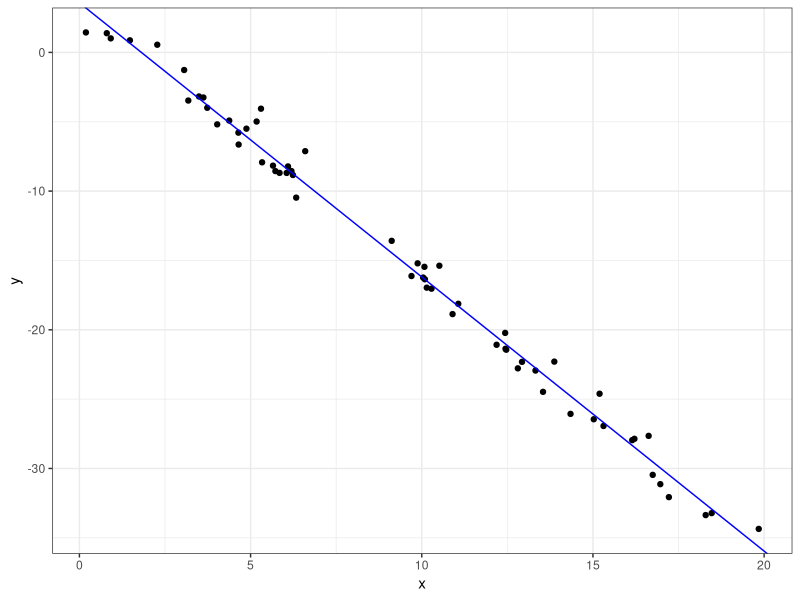
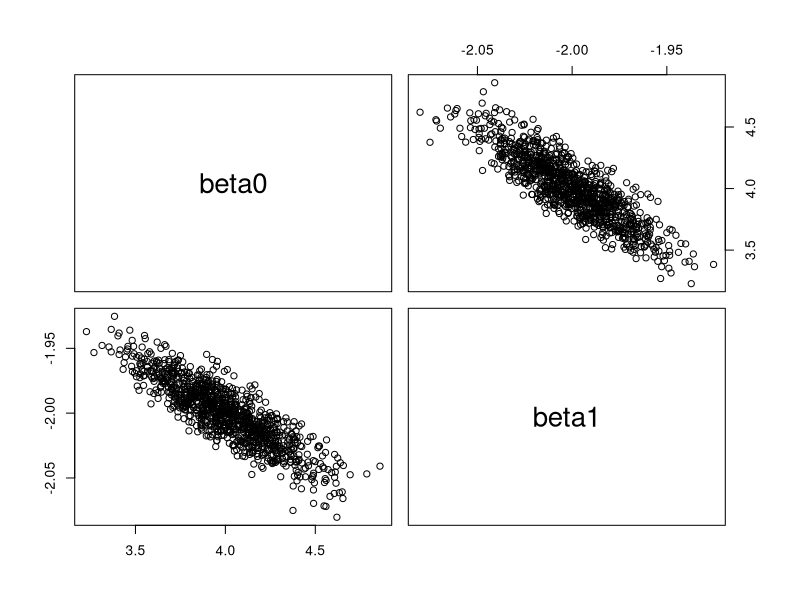
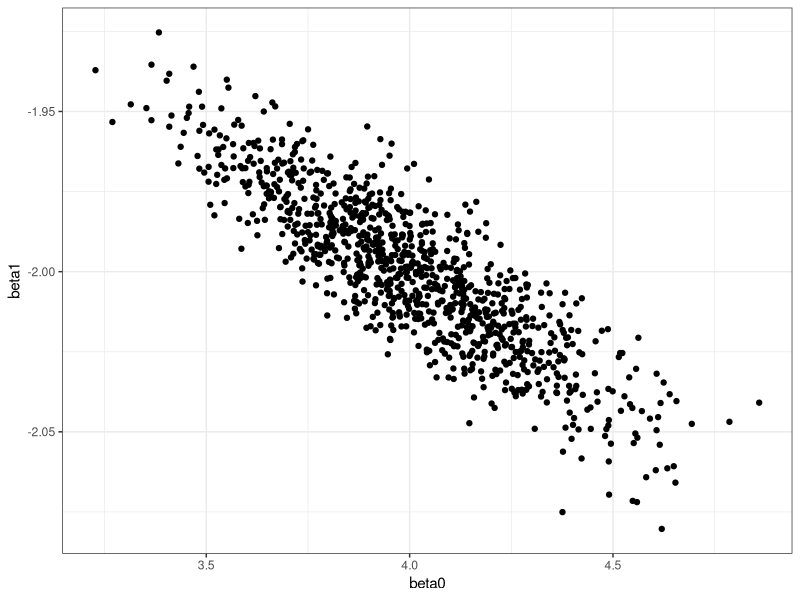
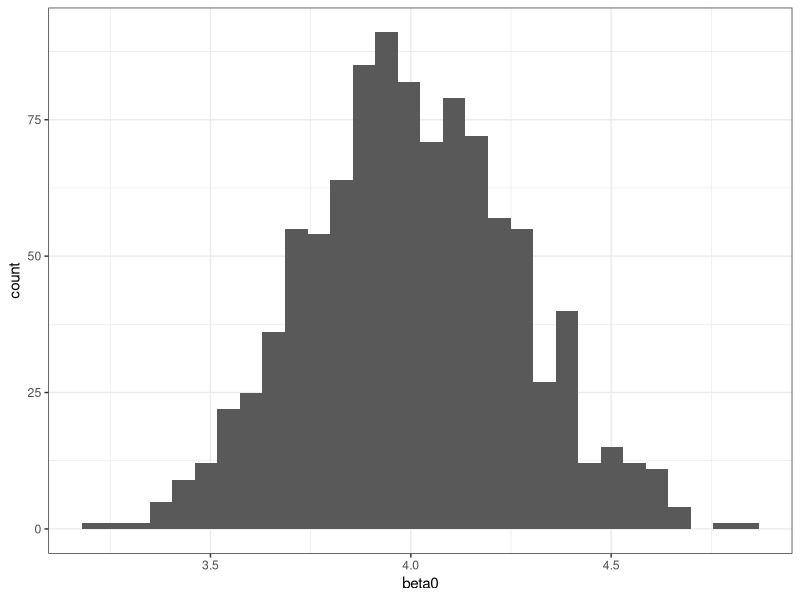
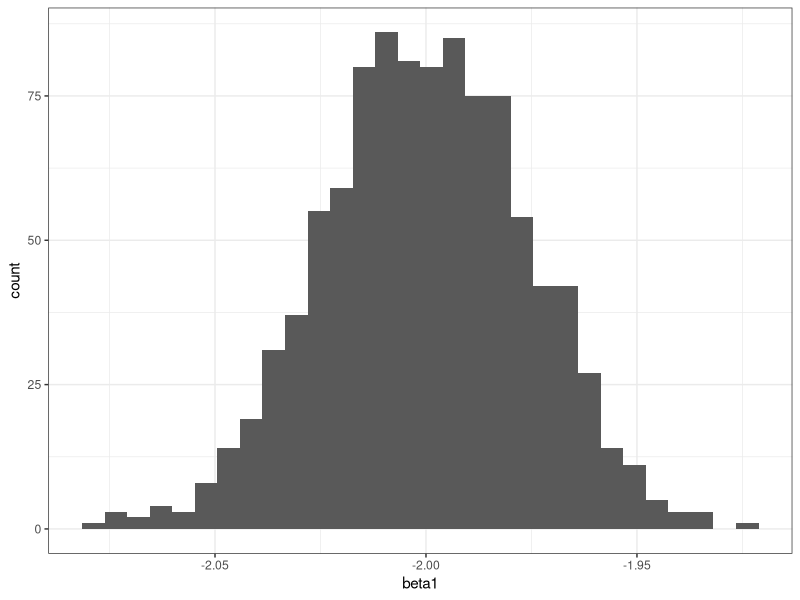
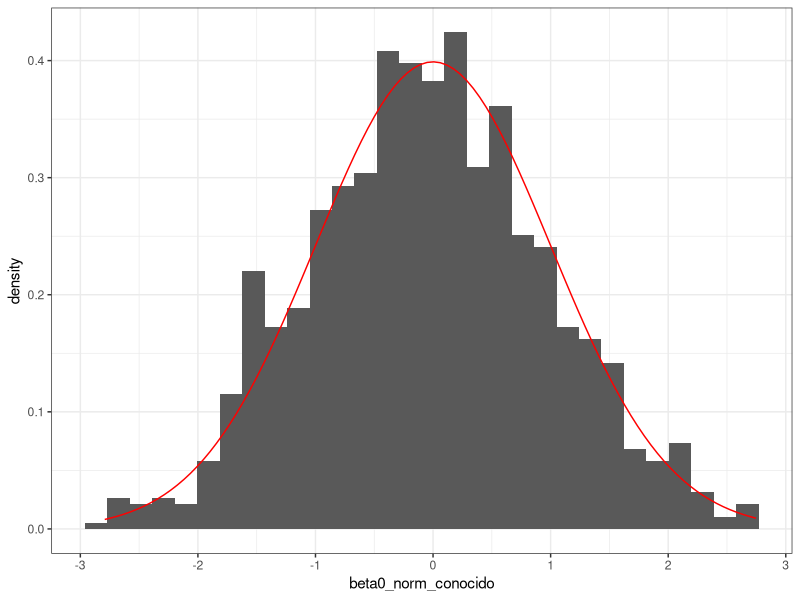
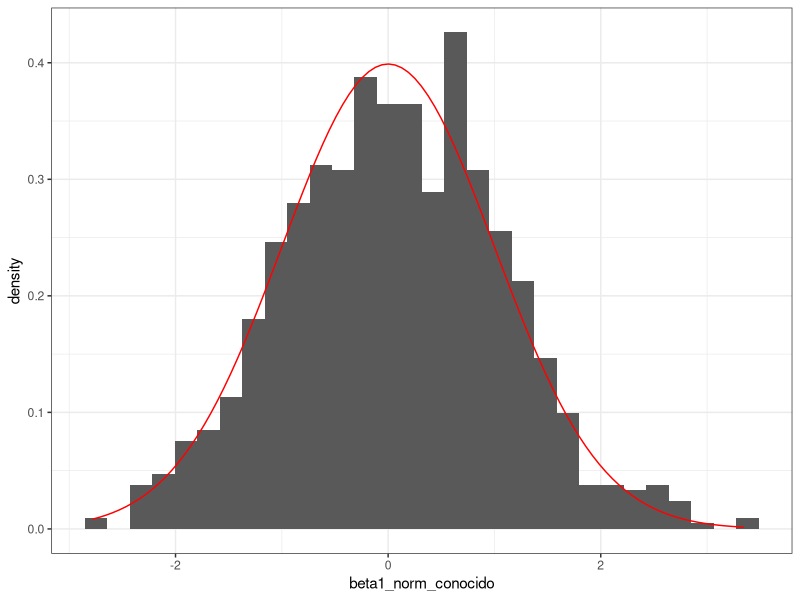
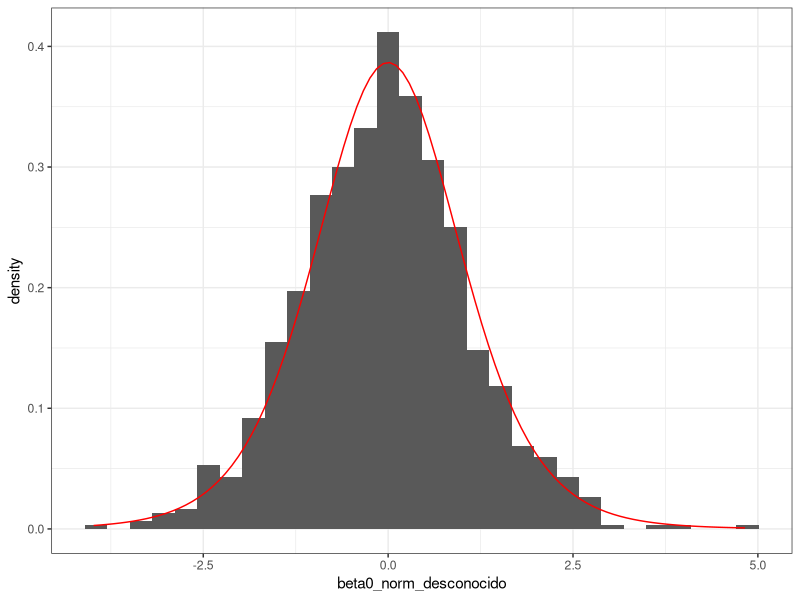

Source code (R) for these figures, in order:
library(dplyr)
library(ggplot2)
library(magrittr)
# Generamos la muestra de x
set.seed(1234)
## a #####
x <- runif(n = 60, min = 0, max = 20)
x

## b #####
sigma <- 1
e <-rnorm(n = 60, mean = 0, sd = sigma)
y <- 4-2*x+e

## c #####
data <- tibble(x, y)

model0 <- lm(data = data, y ~ x)
model0

data %>% ggplot(aes(x=x, y=y)) +
  geom_point() +
  geom_abline(intercept = model0$coefficients[1], 
              slope = model0$coefficients[2], 
              color = "blue") +
  theme_bw()

## d #####
Nrep <- 1000
beta0 <- c()
beta1 <- c()

for (i in 1:Nrep) {
  e <- rnorm(n = 60, mean = 0, sd = sigma)
  y <- 4-2*x+e
  model <- lm(y ~ x)
  beta0[i] <- model$coefficients[1]
  beta1[i] <- model$coefficients[2]
}

cov(beta0, beta1)

## f #####
pairs(cbind(beta0, beta1))
cor(beta0, beta1)

coefs <- tibble(beta0, beta1)

coefs %>% ggplot(aes(x = beta0,
                     y = beta1)) +
  geom_point() +
  theme_bw()

## h #####
coefs %>% ggplot(aes(x = beta0)) +
  geom_histogram() +
  theme_bw()

coefs %>% ggplot(aes(x = beta1)) +
  geom_histogram() +
  theme_bw()

## i #####
Nrep <- 1000
beta0 <- c()
beta1 <- c()
beta0_norm_conocido <- c()
beta1_norm_conocido <- c()
beta0_norm_desconocido <- c()
beta1_norm_desconocido <- c()
n <- 10
sigma <- 1

x <- runif(n = n, min = 0, max = 20)

for (i in 1:Nrep) {
  e <- rnorm(n = n, mean = 0, sd = sigma)
  y <- 4-2*x+e
  model <- lm(y ~ x)
  beta0[i] <- model$coefficients[1]
  beta1[i] <- model$coefficients[2]
  beta0_norm_conocido[i] <- (beta0[i]-4)/(sigma*sqrt(1/n+mean(x)^2/((n-1)*sd(x)^2)))
  beta1_norm_conocido[i] <- (beta1[i]-(-2))/(sigma/sqrt((n-1)*sd(x)^2))
  beta0_norm_desconocido[i] <- (beta0[i]-4)/ (summary(model)$sigma*sqrt(1/n+mean(x)^2/((n-1)*sd(x)^2)))
  beta1_norm_desconocido[i] <- (beta1[i]-(-2))/ (summary(model)$sigma / sqrt((n-1)*sd(x)^2))
}

coefs <- tibble(beta0, beta1, beta0_norm_conocido, beta1_norm_conocido,
                beta0_norm_desconocido, beta1_norm_desconocido)

coefs %>% ggplot(aes(x = beta0_norm_conocido)) +
  geom_histogram(aes(y = after_stat(..density..))) +
  stat_function(fun = dnorm, n = 100, args = list(mean = 0, sd = 1), color = "red") +
  theme_bw()

coefs %>% ggplot(aes(x = beta1_norm_conocido)) +
  geom_histogram(aes(y = after_stat(..density..))) +
  stat_function(fun = dnorm, n = 100, args = list(mean = 0, sd = 1), color = "red") +
  theme_bw()

coefs %>% ggplot(aes(x = beta0_norm_desconocido)) +
  geom_histogram(aes(y = after_stat(..density..))) +
  stat_function(fun = dt, n = 100, args = list(df = n-2), color = "red") +
  theme_bw()

coefs %>% ggplot(aes(x = beta1_norm_desconocido)) +
  geom_histogram(aes(y = after_stat(..density..))) +
  stat_function(fun = dt, n = 100, args = list(df = n-2), color = "red") +
  theme_bw()
